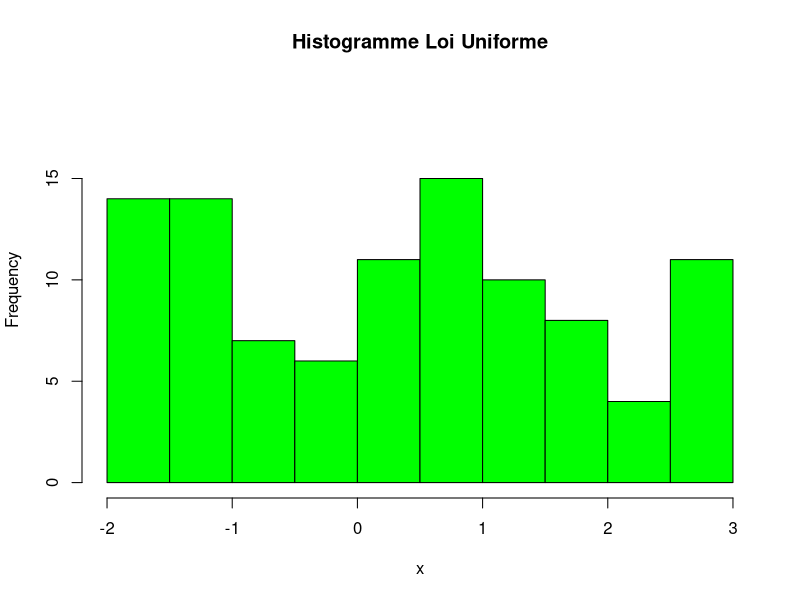
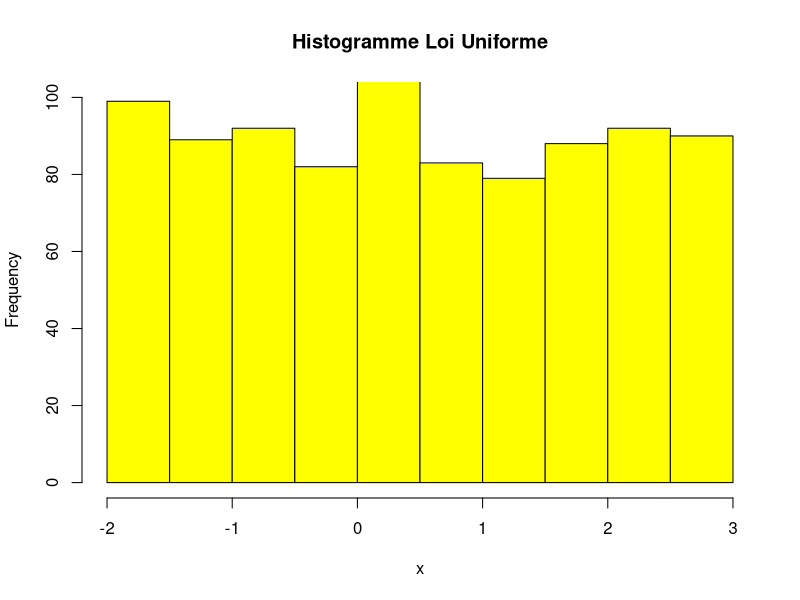
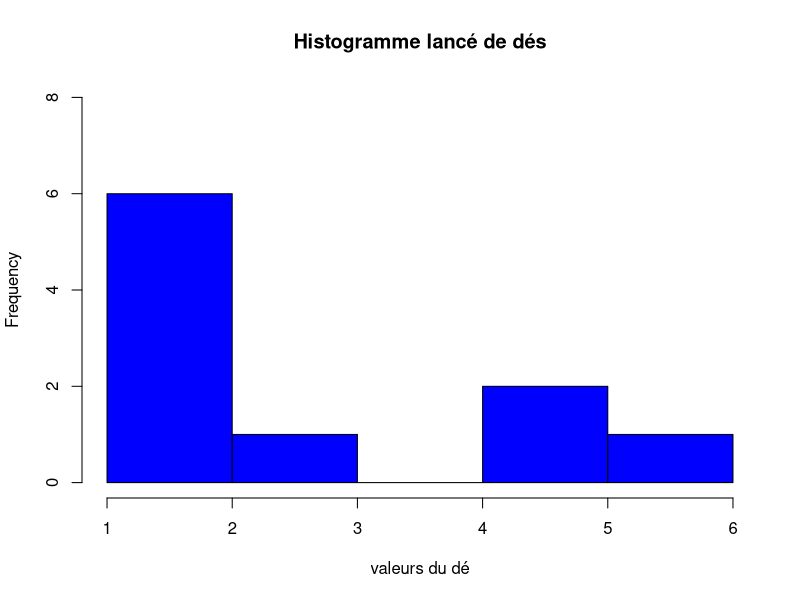
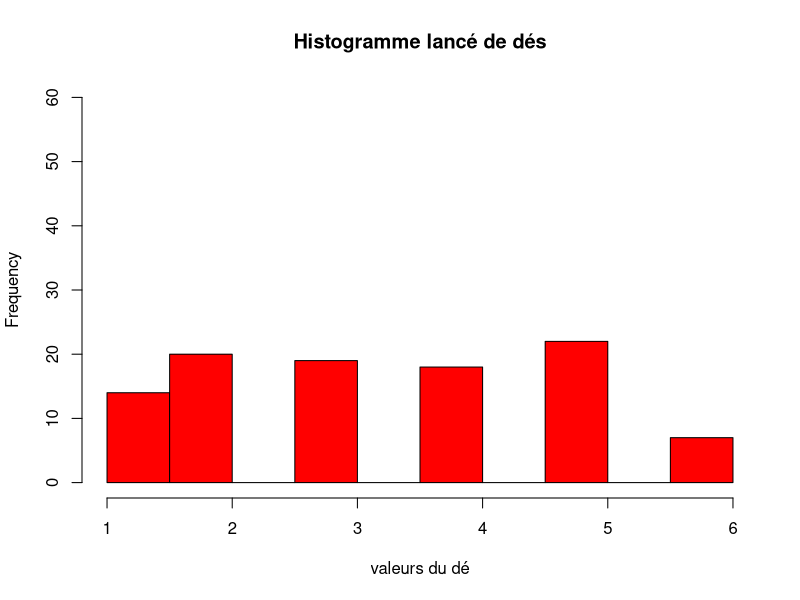

Here is the R script that generated these plots, in order: (Note: this script raises an error after producing the figures.)
#Author Eliot Viseux

#Repartition observée et répartition théorique 

#1.
#dbinom sert à calculer la loi binomiale,c'est à dire le nombre
#de succès dans une taille n avec une probabilité P
dbinom(5, 10,0.5) #ici le resultat est 0.24, c'est  à dire que la chance d'obtenir 5 succès dans 10 experiences
#avec une probabilité de 0.5 est 0.24.

dbinom(5, 4,0.8) #ici le résultat est 0 car on ne peut pas obtenir 5 succès dans 4 expériences.

dbinom(5, 5,1) # ici 1 car la probabilité est de 1 donc nous avons toutes les chances d'obtenir 5 succès.

rbinom(10, 5, 0.8) # rbinom nous permet de tester, ici 10 fois, un certain nombre de fois 5 experiences et nous donne
#les nombres de succès de chaque fois ou les 5 expériences ont été faite

#2.
sample(0:1,10,replace=TRUE)
#sample nous permet de simuler aléatoirement entre 0:1 10 lancer de pièces

#3.
#dunif nous permet de calculer la loi uniforme, la densité doit toujours faire 1,
#on calcul la probabilité du nombre entré avec la formule 1/b-a.

dunif(5, 0,10)#ici le résultat est 0.1 en effet 1/10-0 = 0.1.

dunif(5, 0,4) #ici le résultat est 0 car la chance d'obtenir 5 dans l'intervalle [0,4] est nulle
dunif(5, 0,20)

runif(10, -2,3) # runif va prendre des nombre dans l'intervalle rentré ici [-2,3] et va faire
#10 réalisations.

#4.
xuni <- runif(100,-2,3)
hist(xuni,main="Histogramme Loi Uniforme",xlab="x",xlim = c(-2,3),ylim=c(0,19),col="green")
xuni2 <- runif(900,-2,3)
hist(xuni2,main="Histogramme Loi Uniforme",xlab="x",xlim = c(-2,3),ylim=c(0,100),col="yellow")
#nous pouvons voir que lorsqu'on augmente N, l'histogramme devient plus uniforme.

#5.

de <- round(runif(10,1,6)) # 10 jetés de dés dans l'intervalle [1,6] 
hist(de,main="Histogramme lancé de dés",xlab="valeurs du dé",xlim = c(1,6),ylim=c(0,8),col="blue")

de2 <- round(runif(100,1,6)) # 10 jetés de dés dans l'intervalle [1,6] 
hist(de2,main="Histogramme lancé de dés",xlab="valeurs du dé",xlim = c(1,6),ylim=c(0,60),col="red")
#lorsqu'on augmente N toutes les valeurs du dé deviennent uniformes.
#6.

dens <- function(a,b) 1/(b-a)
curve(dens,col="black",add=TRUE)

#7.

#loi Binomiale pour les 10 lancés de dés
debinom <- rbinom(10, 1,1/6)
hist(debinom,main="Histogramme lancé de dés",xlab="nombre de succès",xlim =c(1,2),ylim=c(0,8),col="red")
#on augmente n.
debinom2 <- rbinom(100, 1,1/6)
hist(debinom2,main="Histogramme lancé de dés",xlab="nombre de succès",xlim =c(1,2),ylim=c(0,25),col="red")

#loi exponentielle
alpha <- 0.5
densexpo <- function(x) alpha*exp(-alpha*x)
curve(densexpo,col="black",add=FALSE)

#loi normale
densnorm <- function(x) (1/(alphan*sqrt(2*pi)))*exp(-((x-u)^2)/(2*alphan^2))
alphan <- 2
u <- -1
curve(densnorm,col="black",add=FALSE)

#Loi forte des grands nombres

#1. loi uniforme

N = 100 #nombre de réalisations
a_born = 0 #borne inférieure de la loi uniforme.
b_born = 1 #borne supérieure de la loi uniforme.
tabunif = data.frame(runif(N, a,b))
Sn = colSums(tabunif) #somme des Xn
Espe = (a_born + b_born)/2
resultunif = Sn/N # On voit que le resultat tend vers 0.5 qui est l'esperance.

#loi exponentielle

lambda = 2
Nexp = 100
tabexpo = data.frame(rexp(Nexp,rate=lambda))
Snexp = colSums(tabexpo) #somme des Xn
Espeexp = 1/lambda #l'esperance de la loi exponentielle.
resultexpo = Snexp/Nexp #on voit un resultat très proche de 0.5 (quand lambda=2 car E(X) = 1/lambda = 1/2)


#2 LOI FORTE DES GRANDS NOMBRES

Mvect = runif(200,0,1)
EspXunif = (1+0)/2
Msum = cumsum(Mvect) #2. On fait la somme cumulative du vecteur
plot((Msum/c(1:200)),xlim=c(0,200),ylim=c(0,1)) #3. On affiche Le Graphe
abline(h=EspXunif,col='red') #4. On Ajoute L'esperence sur le Graphe

#5 On peut voir Que Quand N est petit, il y a plus d'oscillation car la loi uniforme devient uniforme avec un grand nombre d'expériences réalisées
#donc plus N est élévée, plus cela nous donne un graphe uniformisé.

#6 Le Graphe change car R va chercher des valeurs aléatoires pour créer le vecteur M avec la commande runif, ce ne sont donc jamais les mêmes valeurs.


#Illustrations pour d'autres Lois

#7.
Nvectunif <- function(a,b,N) plot((cumsum(runif(N,a,b))/c(1:N)),xlim=c(0,N),ylim=c(a,b))
#Fonction qui sert à faire varier a,b et N avec la loi uniforme.

#8.
Nvectexpo <- function(N,alpha) plot((cumsum(rexp(N,rate=alpha))/c(1:N)),xlim=c(0,N),col='chocolate')
#Fonction qui sert à faire varier alpha et N avec la loi exponentielle.

#9.
Nvectcauch <- function(N) plot((cumsum(rcauchy(N))/c(1:N)),xlim=c(0,N),col='orange')
#Fonction qui sert à faire varier N avec la loi de Cauchy.

#Nous pouvons voir que Quand N augmente, les valeurs ne convergent pas vers une espérance, elles restent plus ou moins aléatoires.

#3. Théorème de la limite centrale.

N_TLC = 100
M_TLC = 10000
mat_TLC = matrix(data = runif(N_TLC*M_TLC,0,1),nrow=N_TLC,ncol=M_TLC)
#on créé la matrice Avec N lignes Et M Colonnes avec les données de runif.

#2.
vect_moyenne <- colSums(mat_TLC)/N_TLC
#on additionne les Colonnes comme indiqué dans l'énoncé et on fait la moyenne.
#3.
hist(vect_moyenne,main="Histogramme des moyennes",xlab="",xlim =c(0.35,0.65),ylim=c(0,2800),col="red")
#Histogramme du vecteur des moyennes des colonnes.
#4.
curve(dnorm(x,mean(vect_moyenne),sd(vect_moyenne)/sqrt(N_TLC)),add=TRUE)


#Illustrations pour d'autres Lois

#5.
Nvectunif_TLC <- function(a,b,N,M){ 
hist(colSums(matrix(data = runif(N*M,a,b),nrow=N,ncol=M))/N,main="Histogramme des moyennes",xlab="",xlim =c(a+b/3,b-b/3),ylim=c(0,M/2),col="red")
vect_moyenne <- (colSums(matrix(data = runif(N*M,a,b),nrow=N,ncol=M))/N)
curve(dnorm(x,mean(vect_moyenne),sd(vect_moyenne)/sqrt(N_TLC)),add=TRUE)
}
#fonction qui fait varier le graphe de la loi uniforme et la courbe de la loi normale.

#6
Nvectexpo_TLC <- function(alpha,N,M){ 
  hist(colSums(matrix(data = rexp(N*M,rate=alpha),nrow=N,ncol=M))/N,main="Histogramme des moyennes",xlab="",xlim =c(0,1),ylim=c(0,M/2),col="red")
  vect_moyenne <- (colSums(matrix(data = rexp(N*M,rate=alpha),nrow=N,ncol=M))/N)
  curve(dnorm(x,mean(vect_moyenne),sd(vect_moyenne)/sqrt(N_TLC)),add=TRUE)
}
#fonction qui fait varier le graphe de la loi exponentielle et la courbe de la loi normale.

#7.
Nvectcauchy_TLC <- function(N,M){ 
  hist(colSums(matrix(data = rcauchy(N),nrow=N,ncol=M))/N,main="Histogramme des moyennes",xlab="",col="red")
  vect_moyenne <- (colSums(matrix(data = rcauchy(N),nrow=N,ncol=M))/N)
  curve(dnorm(x,mean(vect_moyenne),sd(vect_moyenne)/sqrt(N_TLC)),add=TRUE)
}
#fonction qui fait varier le graphe de la loi de Cauchy et la courbe de la loi normale.


#4. Eudier La Formule Du Transfert

#1.
N=100
a=6
X<-runif(N,-a,a)
#X<-runif(N,0,a) Cela produit une erreur NaN car quand a = 0 et x = 0 (2*a)^(-1) tend vers Inf et sqrt(0) = 0 donc Inf*0 = NaN
Y<-X^3
hist(Y,freq=FALSE)
curve((2*a)^(-1)*(sqrt(x))^(-1),add=TRUE)

#2.
#nous Pouvons voir que les valeurs convergent vers 0,car baucoup de valeurs ne se trouvent pas dans l'intervalle 0<y<a^2

#3.
#On peut supposer que A=1/2 et B = -1

#4.

N=100
alpha=2
X<-rexp(N,rate=alpha)
Y<-X^2
hist(Y,freq=FALSE,ylim=c(0,0.5),breaks=15)
curve((alpha/sqrt(x))*exp(-alpha*sqrt(x)),add=TRUE)


#5. Un Autre exemple de convergence

#1.
#Oui les valeurs Mn et mn vont converger vers a et b les bornes quand N va tendre vers l'infini.

#2.
converge_unif <- function(a,b,N,M){
xvect <- runif(N*M,a,b)
mat_converge = matrix(data = runif(xvect),nrow=N,ncol=M)
print(cummax(mat_converge))
#on affiche le maximum cumulatif
print(cummin(mat_converge))
#on affiche le minimum cumulatif
}

#6 Autre exemple de loi limite

#1.
max_unif <- function(a,b,N,M){
  xvect <- runif(N*M,a,b)
  mat_converge = matrix(data = runif(xvect),nrow=N,ncol=M)
  vect_maxi <-cummax(mat_converge)
  #on créé le vecteur du maximum cumulatif
  hist(vect_maxi,breaks=10,ylim=c(0,2),xlim=c(0,1))
  curve(dexp(x,rate=2),add=TRUE,col="red")
}
